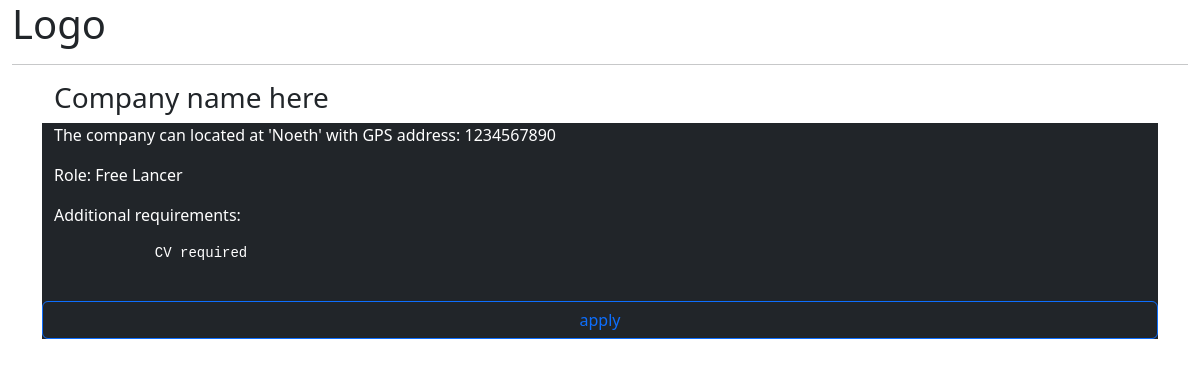
The app's page /interns/3/ with its own data.
### internship/models.py (models this page shows, shortened)
class Location(models.Model):
    company = models.ForeignKey(Company, on_delete=models.CASCADE)
    name = models.CharField(max_length=200)
    digi_address = models.CharField(max_length=200)

class CompanyRole(models.Model):
    company = models.ForeignKey(Company, on_delete=models.CASCADE)
    name = models.CharField(max_length=300)
    addi_info = models.CharField(max_length=400, null=True)

### internship/views.py (the view)
# urls.py: path('interns/<int:id>/', views.processApplication, name='processApplication'),
def processApplication(request, id):
    comp = Company.objects.get(id=id)
    ls = comp.location_set.all()
    rs = comp.companyrole_set.all()
    context = {'location_set': ls, 'role_set': rs}
    return render(request, 'internship/interns.html', context)

### internship/templates/internship/interns.html (shortened to what this page needs)
{% extends 'internship/base.html' %}
{% block content %}
   <div class="container">
      {% for c in location_set %}
         <h3>Company name here</h3>
         <div class="row text-white bg-dark">
            <p>The company can located at '{{c.name}}' with GPS address: {{c.digi_address}}</p>
         </div>
      {% endfor %}
   {% for c in role_set %}
      <div class="row text-bg-dark">
         <p>Role: {{c.name}}</p>
         <p>Additional requirements:</p>
         <pre>
            {{c.addi_info}}
         </pre>
         <a href="" role="button" class="btn btn-outline-primary">apply</a>
      </div>
   {% endfor %}
   </div>
{% endblock %}

### records on screen
Location: name "Noeth", digi_address "1234567890"
CompanyRole: name "Free Lancer", addi_info "CV required"
